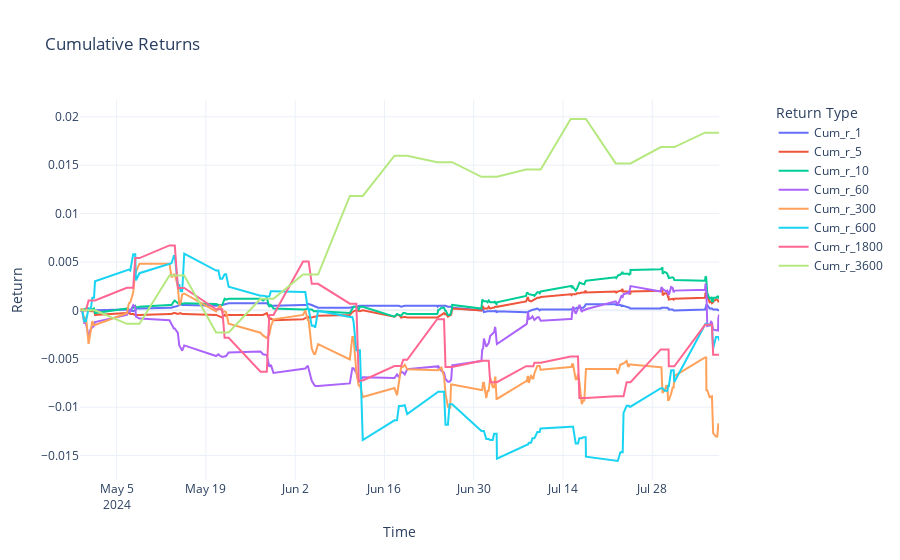

The cell this chart's notebook holds for it:
### Code cell
def calculate_metrics(returns):
    total_return = returns.iloc[-1]
    daily_returns = (1 + returns).resample('D').prod() - 1
    
    # Calculate max drawdown
    cum_returns = (1 + returns).cumprod()
    running_max = np.maximum.accumulate(cum_returns)
    drawdown = (cum_returns - running_max) / running_max
    max_drawdown = drawdown.min()
    
    # Calculate Sharpe ratio (assuming risk-free rate of 0)
    sharpe_ratio = np.sqrt(252) * daily_returns.mean() / daily_returns.std()
    
    return {
        'Total Return': total_return,
        'Max Drawdown': max_drawdown,
        'Sharpe Ratio': sharpe_ratio
    }

def calculate_additional_metrics(df, column):
    positive_returns = df[df[column] > 0][column]
    negative_returns = df[df[column] < 0][column]
    
    win_ratio = len(positive_returns) / len(df[column])
    pnl_ratio = positive_returns.mean() / abs(negative_returns.mean()) if len(negative_returns) > 0 else np.inf
    risk_return_ratio = (win_ratio / (1 - win_ratio)) * pnl_ratio if win_ratio < 1 else np.inf
    
    return {
        'Win Ratio': win_ratio,
        'P&L Ratio': pnl_ratio,
        'Risk Return Ratio': risk_return_ratio
    }

def plot_returns_and_metrics(df):
    # Create figure with secondary y-axis
    fig = make_subplots(specs=[[{"secondary_y": True}]])

    # Add traces for each return series
    for col in [f'Cum_r_{n}' for n in time_intervals]:
        fig.add_trace(
            go.Scatter(x=df['createDate'], y=df[col], name=col),
            secondary_y=False,
        )

    # Update layout
    fig.update_layout(
        title='Cumulative Returns',
        xaxis_title='Time',
        yaxis_title='Return',
        legend_title='Return Type',
        hovermode="x unified",
        template="plotly_white",
    )

    # Show the plot
    fig.show()
    fig.write_html(f"result/{tag}_backtest_result.html")

    # Calculate and print metrics
    for col in [f'Cum_r_{n}' for n in time_intervals]:
        cum_metrics = calculate_metrics(df.set_index('createDate')[col])
        print(f"\nPerformance Metrics for {col}:")
        for metric, value in cum_metrics.items():
            print(f"{metric}: {value:.4f}")

    # Calculate and print additional metrics for r_n_v columns
    r_columns = [col for col in df.columns if col.startswith('r_') and col.endswith('_v')]
    for col in r_columns:
        add_metrics = calculate_additional_metrics(df, col)
        print(f"\nAdditional Performance Metrics for {col}:")
        for metric, value in add_metrics.items():
            print(f"{metric}: {value:.4f}")

df['createDate'] = pd.to_datetime(df['createDate'])
plot_returns_and_metrics(df)

### Figure 1 — Plotly figure (JSON) as saved in the notebook; plotly's stock layout.template omitted (floating-point values rounded to 4 significant figures; data arrays with more than 128 entries replaced by an {"elided": "..."} marker saying what was removed)
{"data": [{"name": "Cum_r_1", "type": "scatter", "x": {"elided": "166 str values"}, "xaxis": "x", "y": {"elided": "166 float values"}, "yaxis": "y"}, {"name": "Cum_r_5", "type": "scatter", "x": {"elided": "166 str values"}, "xaxis": "x", "y": {"elided": "166 float values"}, "yaxis": "y"}, {"name": "Cum_r_10", "type": "scatter", "x": {"elided": "166 str values"}, "xaxis": "x", "y": {"elided": "166 float values"}, "yaxis": "y"}, {"name": "Cum_r_60", "type": "scatter", "x": {"elided": "166 str values"}, "xaxis": "x", "y": {"elided": "166 float values"}, "yaxis": "y"}, {"name": "Cum_r_300", "type": "scatter", "x": {"elided": "166 str values"}, "xaxis": "x", "y": {"elided": "166 float values"}, "yaxis": "y"}, {"name": "Cum_r_600", "type": "scatter", "x": {"elided": "166 str values"}, "xaxis": "x", "y": {"elided": "166 float values"}, "yaxis": "y"}, {"name": "Cum_r_1800", "type": "scatter", "x": {"elided": "166 str values"}, "xaxis": "x", "y": {"elided": "166 float values"}, "yaxis": "y"}, {"name": "Cum_r_3600", "type": "scatter", "x": {"elided": "166 str values"}, "xaxis": "x", "y": {"elided": "166 float values"}, "yaxis": "y"}], "layout": {"autosize": true, "hovermode": "x unified", "legend": {"title": {"text": "Return Type"}}, "title": {"text": "Cumulative Returns"}, "xaxis": {"anchor": "y", "autorange": true, "domain": [0, 0.94], "range": ["2024-04-29 06:13", "2024-08-07 12:02"], "title": {"text": "Time"}, "type": "date"}, "yaxis": {"anchor": "x", "autorange": true, "domain": [0, 1], "range": [-0.01753, 0.02173], "title": {"text": "Return"}, "type": "linear"}, "yaxis2": {"anchor": "x", "overlaying": "y", "side": "right"}}}
